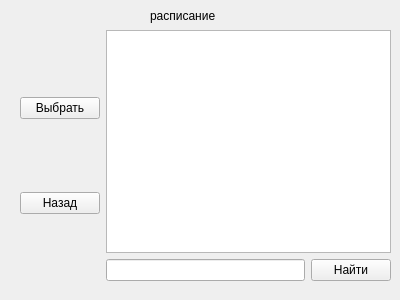
<?xml version="1.0" encoding="UTF-8"?>
<ui version="4.0">
 <class>Form</class>
 <widget class="QWidget" name="Form">
  <property name="geometry">
   <rect>
    <x>0</x>
    <y>0</y>
    <width>400</width>
    <height>300</height>
   </rect>
  </property>
  <property name="windowTitle">
   <string>Form</string>
  </property>
  <widget class="QLabel" name="label">
   <property name="geometry">
    <rect>
     <x>150</x>
     <y>0</y>
     <width>141</width>
     <height>31</height>
    </rect>
   </property>
   <property name="text">
    <string>расписание</string>
   </property>
  </widget>
  <widget class="QWidget" name="horizontalLayoutWidget">
   <property name="geometry">
    <rect>
     <x>20</x>
     <y>30</y>
     <width>371</width>
     <height>251</height>
    </rect>
   </property>
   <layout class="QHBoxLayout" name="horizontalLayout">
    <item>
     <layout class="QVBoxLayout" name="verticalLayout">
      <item>
       <widget class="QPushButton" name="pushButton_3">
        <property name="text">
         <string>Выбрать</string>
        </property>
       </widget>
      </item>
      <item>
       <widget class="QPushButton" name="pushButton_4">
        <property name="text">
         <string>Назад</string>
        </property>
       </widget>
      </item>
     </layout>
    </item>
    <item>
     <layout class="QVBoxLayout" name="verticalLayout_2">
      <item>
       <widget class="QTableWidget" name="tableWidget"/>
      </item>
      <item>
       <layout class="QHBoxLayout" name="horizontalLayout_2">
        <item>
         <widget class="QLineEdit" name="lineEdit"/>
        </item>
        <item>
         <widget class="QPushButton" name="pushButton_5">
          <property name="text">
           <string>Найти</string>
          </property>
         </widget>
        </item>
       </layout>
      </item>
     </layout>
    </item>
   </layout>
  </widget>
 </widget>
 <resources/>
 <connections/>
</ui>
